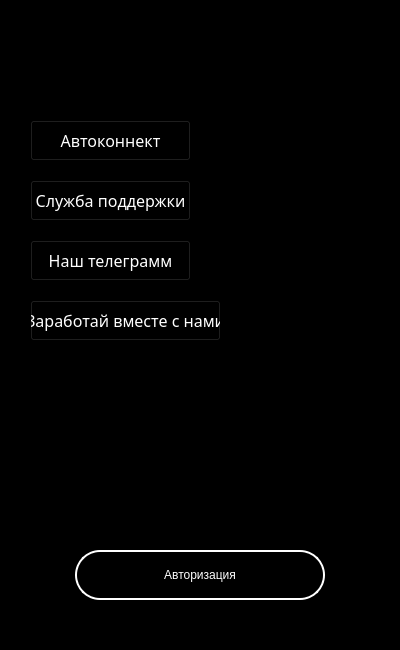
<?xml version="1.0" encoding="UTF-8"?>
<ui version="4.0">
 <class>profile</class>
 <widget class="QWidget" name="profile">
  <property name="geometry">
   <rect>
    <x>0</x>
    <y>0</y>
    <width>400</width>
    <height>650</height>
   </rect>
  </property>
  <property name="windowTitle">
   <string>Form</string>
  </property>
  <property name="styleSheet">
   <string notr="true">QWidget{
	background-color: rgb(0, 0, 0);
}</string>
  </property>
  <widget class="QWidget" name="widget" native="true">
   <property name="geometry">
    <rect>
     <x>0</x>
     <y>0</y>
     <width>401</width>
     <height>651</height>
    </rect>
   </property>
   <property name="styleSheet">
    <string notr="true">background-color: rgb(0, 0, 0);
</string>
   </property>
   <widget class="QPushButton" name="pushButton_6">
    <property name="geometry">
     <rect>
      <x>30</x>
      <y>240</y>
      <width>161</width>
      <height>41</height>
     </rect>
    </property>
    <property name="font">
     <font>
      <family>Titillium Web</family>
      <pointsize>12</pointsize>
     </font>
    </property>
    <property name="styleSheet">
     <string notr="true">color:rgb(255, 255, 255);</string>
    </property>
    <property name="text">
     <string>Наш телеграмм</string>
    </property>
   </widget>
   <widget class="QPushButton" name="exitBtn_2">
    <property name="geometry">
     <rect>
      <x>330</x>
      <y>10</y>
      <width>50</width>
      <height>50</height>
     </rect>
    </property>
    <property name="styleSheet">
     <string notr="true">QPushButton{
background-color: rgb(0, 0, 0);
border: none;
border-radius: 10px;
}
QPushButton::hover{
	background-color: rgb(85, 85, 85);
}
QPushButton::pressed{
	background-color: rgb(29, 29, 29)
}</string>
    </property>
    <property name="text">
     <string/>
    </property>
    <property name="icon">
     <iconset resource="resources.qrc">
      <normaloff>:/resources/exit.png</normaloff>:/resources/exit.png</iconset>
    </property>
    <property name="iconSize">
     <size>
      <width>48</width>
      <height>48</height>
     </size>
    </property>
   </widget>
   <widget class="QPushButton" name="pushButton_7">
    <property name="geometry">
     <rect>
      <x>75</x>
      <y>550</y>
      <width>250</width>
      <height>50</height>
     </rect>
    </property>
    <property name="styleSheet">
     <string notr="true">QPushButton{
border-style: solid;
border-width: 2px;
border-color:rgb(255, 255, 255);
border-radius: 25px;
color:rgb(255, 255, 255);
}
QPushButton::hover{
	background-color: rgb(255, 255, 255);
	color: rgb(0, 0, 0);
}
QPushButton::pressed{
	
	border-color: rgb(112, 112, 112);
	background-color: rgb(112, 112, 112);
}</string>
    </property>
    <property name="text">
     <string>Авторизация</string>
    </property>
   </widget>
   <widget class="QPushButton" name="pushButton_8">
    <property name="geometry">
     <rect>
      <x>30</x>
      <y>300</y>
      <width>191</width>
      <height>41</height>
     </rect>
    </property>
    <property name="font">
     <font>
      <family>Titillium Web</family>
      <pointsize>12</pointsize>
     </font>
    </property>
    <property name="styleSheet">
     <string notr="true">color:rgb(255, 255, 255);</string>
    </property>
    <property name="text">
     <string>Заработай вместе с нами</string>
    </property>
   </widget>
   <widget class="QPushButton" name="pushButton_9">
    <property name="geometry">
     <rect>
      <x>30</x>
      <y>180</y>
      <width>161</width>
      <height>41</height>
     </rect>
    </property>
    <property name="font">
     <font>
      <family>Titillium Web</family>
      <pointsize>12</pointsize>
     </font>
    </property>
    <property name="styleSheet">
     <string notr="true">color:rgb(255, 255, 255);</string>
    </property>
    <property name="text">
     <string>Служба поддержки</string>
    </property>
   </widget>
   <widget class="QPushButton" name="pushButton_10">
    <property name="geometry">
     <rect>
      <x>30</x>
      <y>120</y>
      <width>161</width>
      <height>41</height>
     </rect>
    </property>
    <property name="font">
     <font>
      <family>Titillium Web</family>
      <pointsize>12</pointsize>
     </font>
    </property>
    <property name="styleSheet">
     <string notr="true">color:rgb(255, 255, 255);</string>
    </property>
    <property name="text">
     <string>Автоконнект</string>
    </property>
   </widget>
  </widget>
 </widget>
 <resources>
  <include location="resources.qrc"/>
 </resources>
 <connections/>
</ui>
